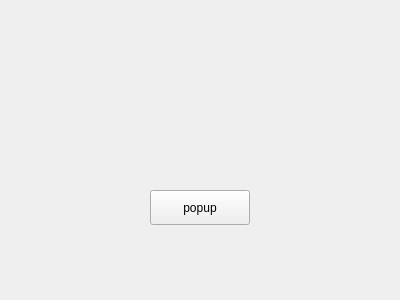
<?xml version="1.0" encoding="UTF-8"?>
<ui version="4.0">
 <class>Widget</class>
 <widget class="QWidget" name="Widget">
  <property name="geometry">
   <rect>
    <x>0</x>
    <y>0</y>
    <width>400</width>
    <height>300</height>
   </rect>
  </property>
  <property name="windowTitle">
   <string>Form</string>
  </property>
  <widget class="MyLabel" name="mylabel" native="true">
   <property name="geometry">
    <rect>
     <x>40</x>
     <y>60</y>
     <width>320</width>
     <height>50</height>
    </rect>
   </property>
  </widget>
  <widget class="QPushButton" name="popupBtn">
   <property name="geometry">
    <rect>
     <x>150</x>
     <y>190</y>
     <width>100</width>
     <height>35</height>
    </rect>
   </property>
   <property name="text">
    <string>popup</string>
   </property>
  </widget>
 </widget>
 <customwidgets>
  <customwidget>
   <class>MyLabel</class>
   <extends>QWidget</extends>
   <header location="global">mylabel.h</header>
   <container>1</container>
  </customwidget>
 </customwidgets>
 <resources/>
 <connections/>
</ui>
